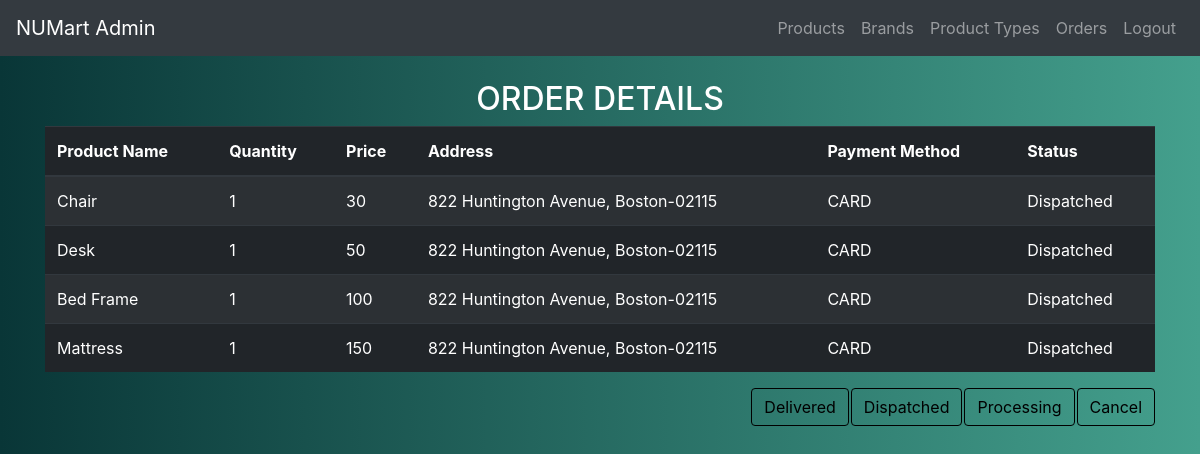
/project/admin_orderDetails.php?oid=29 (signed in), run on the app's committed database.
### tables this page shows
CREATE TABLE IF NOT EXISTS `orderdetails` (
  `orderDetails_id` int(11) NOT NULL AUTO_INCREMENT,
  `order_id` int(11) NOT NULL,
  `product_id` int(11) NOT NULL,
  `quantity` int(11) NOT NULL,
  `price` double NOT NULL,
  `status` varchar(500) NOT NULL,
  PRIMARY KEY (`orderDetails_id`),
  KEY `orderDetails_order_fk` (`order_id`),
  KEY `orderDetails_product_fk` (`product_id`)
);

CREATE TABLE IF NOT EXISTS `product` (
  `product_id` int(11) NOT NULL AUTO_INCREMENT,
  `product_name` varchar(500) NOT NULL,
  `brand_id` int(11) NOT NULL,
  `producttype_id` int(11) NOT NULL,
  `product_image` varchar(500) NOT NULL,
  `price` int(11) NOT NULL,
  `addition_date` varchar(500) NOT NULL,
  `availability` varchar(1) NOT NULL,
  `addedby` varchar(500) NOT NULL,
  PRIMARY KEY (`product_id`),
  KEY `product_brand_fk` (`brand_id`),
  KEY `product_type_fk` (`producttype_id`)
);

CREATE TABLE IF NOT EXISTS `useraddress` (
  `address_id` int(11) NOT NULL AUTO_INCREMENT,
  `user_id` int(11) NOT NULL,
  `user_email` varchar(500) NOT NULL,
  `address_type` varchar(500) NOT NULL,
  `preferred_time` varchar(500) NOT NULL,
  `address` varchar(5000) NOT NULL,
  PRIMARY KEY (`address_id`),
  KEY `address_user_fk` (`user_email`)
);

CREATE TABLE IF NOT EXISTS `order` (
  `order_Id` int(11) NOT NULL AUTO_INCREMENT,
  `cart_Id` int(11) NOT NULL,
  `user_Id` varchar(500) NOT NULL,
  `creation_date` varchar(500) NOT NULL,
  `payment_type` varchar(500) NOT NULL,
  `address_type` varchar(500) NOT NULL,
  `total_amt` double NOT NULL,
  `status` varchar(500) NOT NULL,
  PRIMARY KEY (`order_Id`),
  KEY `order_cart_fk` (`cart_Id`),
  KEY `order_user_fk` (`user_Id`)
);

### project/admin_orderDetails.php (the view, shortened to what this page needs)
<!DOCTYPE html>
<html>
<head>
	<?php include 'head.php';?>
</head>
<body>
	<?php include("adminnav.php"); ?>
	<?php
	include("connect.php");
	$addr_type = "";
	$addr = "";
	$user_id = "";
	$status = "";
	$oid = $_REQUEST["oid"];
	$p1 = "SET @p0='".$oid."'";
    mysqli_query($cn,$p1);
	$res = mysqli_query($cn,"CALL getDetailedOrder (@p0)");
	mysqli_next_result($cn);
	if($row2 = mysqli_fetch_array($res))
	{
		$addr_type = $row2[5];
	}
	$res = mysqli_query($cn,"CALL getDetailedOrder (@p0)");
	mysqli_next_result($cn);
	$p1 = "SET @p0='".$oid."'";
	mysqli_query($cn,$p1);
	$qr2 = "select o1.user_Id from `order` o1 where o1.order_Id = '".$oid."'";
	$res2 = mysqli_query($cn,$qr2);
	if($row = mysqli_fetch_array($res2))
	{
		$user_id = $row[0];
	}
	$p1 = "SET @p0='".$user_id."'";
	$p2 = "SET @p1='".$addr_type."'";
	mysqli_query($cn,$p1);
	mysqli_query($cn,$p2);
	$res3 = mysqli_query($cn, "CALL getUserSpecificAddress (@p0, @p1)");
	if($row3 = mysqli_fetch_array($res3))
	{
		$addr = $row3[0];
	}
	?>
	<br>
	<center><h2 style="color : white;">ORDER DETAILS</h2></center>
	<div class="container table-responsive">
		<table class="table table-striped table-dark">
			<thead>
				<tr>
					<th>Product Name</th>
					<th>Quantity</th>
					<th>Price</th>
					<th>Address</th>
					<th>Payment Method</th>
					<th>Status</th>
				</tr>
			</thead>
			<tbody>
				<?php
				while($row = mysqli_fetch_array($res))
				{
					?>
						<tr>
							<td><?php echo $row[1] ?></td>
							<td><?php echo $row[2] ?></td>
							<td><?php echo $row[3] ?></td>
							<td><?php echo $addr ?></td>
							<td><?php echo $row[6] ?></td>
							<td><?php echo $row[7] ?></td>
						</tr>
						<?php
					$status = $row[7];
				}
				?>
			</tbody>
		</table>
		<?php
		if ($status == 'Cancelled' || $status =='' || $status == 'Delivered') { ?>
			<a href="admin_orderUpdate.php?oid=<?php echo $oid ?>" class = "btn" style = "float: right; pointer-events: none;">Cancel</a>
			<a href="admin_orderUpdate.php?oid=<?php echo $oid ?>" class = "btn" style = "float: right; pointer-events: none;margin-right: 2px;">Processing</a>
			<a href="admin_orderUpdate.php?oid=<?php echo $oid ?>" class = "btn" style = "float: right; pointer-events: none;margin-right: 2px;">Dispatched</a>
			<a href="admin_orderUpdate.php?oid=<?php echo $oid ?>" class = "btn" style = "float: right; pointer-events: none;margin-right: 2px;">Delivered</a>
		<?php } else { ?>
			<a href="admin_orderUpdate.php?oid=<?php echo $oid ?>&st=Cancelled" class = "btn" style = "float: right;">Cancel</a>
			<a href="admin_orderUpdate.php?oid=<?php echo $oid ?>&st=Processing" class = "btn" style = "float: right;margin-right: 2px;">Processing</a>
			<a href="admin_orderUpdate.php?oid=<?php echo $oid ?>&st=Dispatched" class = "btn" style = "float: right;margin-right: 2px;">Dispatched</a>
			<a href="admin_orderUpdate.php?oid=<?php echo $oid ?>&st=Delivered" class = "btn" style = "float: right;margin-right: 2px;">Delivered</a>
		<?php }
		?>
	</div>
</body>
</html>

### project/web.css (style rules this page uses)
body { background: #44A08D; background: -webkit-linear-gradient(to right, #093637, #44A08D); background: linear-gradient(to right, #093637, #44A08D); }
.btn { background-color: transparent; color: black; border-color: black; }

### data on the page
orderdetails: product.product_name "Chair", quantity "1", product.price "30", order.payment_type "CARD", status "Dispatched"
useraddress: address "822 Huntington Avenue, Boston-02115"
orderdetails: product.product_name "Desk", quantity "1", product.price "50", order.payment_type "CARD", status "Dispatched"
orderdetails: product.product_name "Bed Frame", quantity "1", product.price "100", order.payment_type "CARD", status "Dispatched"
orderdetails: product.product_name "Mattress", quantity "1", product.price "150", order.payment_type "CARD", status "Dispatched"
